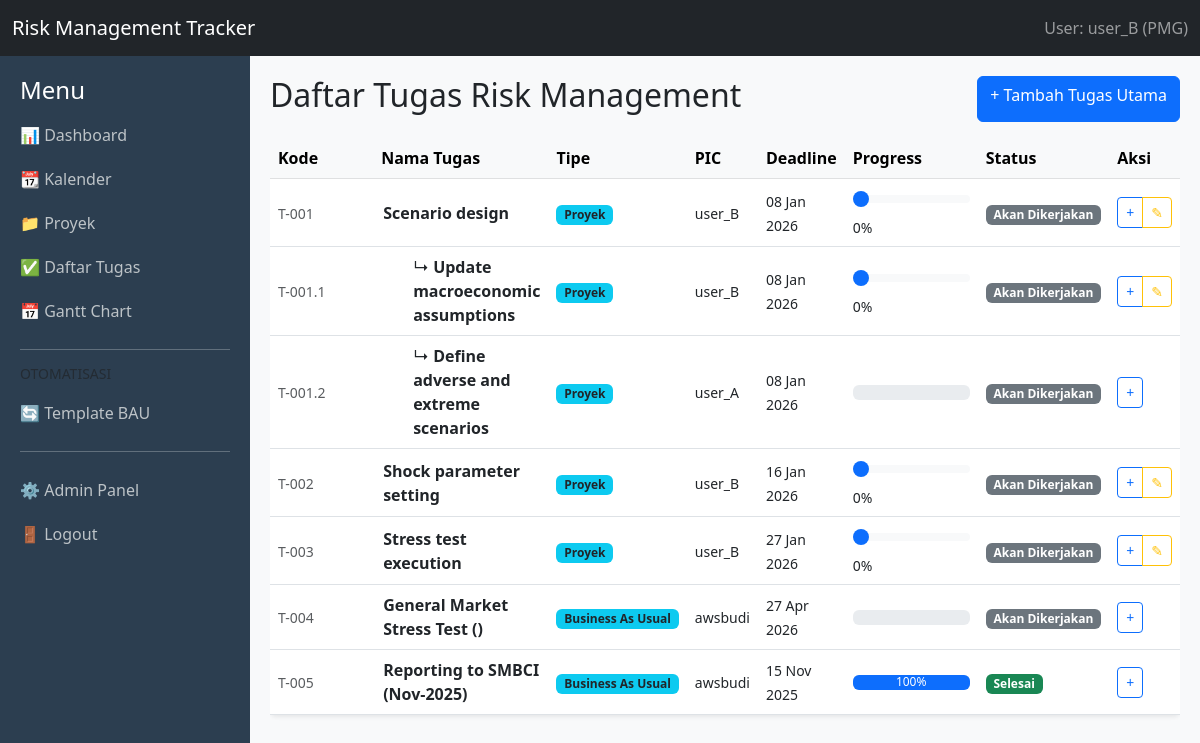
The app's page /tugas/ (signed in) with its own data.
### core/models.py (models this page shows, shortened)
class Tugas(models.Model):
    TIPE_CHOICES = [
        ('PROJECT', 'Proyek'),
        ('BAU', 'Business As Usual'),
        ('ADHOC', 'Adhoc'),
    ]
    STATUS_CHOICES = [
        ('TODO', 'Akan Dikerjakan'),
        ('IN_PROGRESS', 'Sedang Dikerjakan'),
        ('REVIEW', 'Dalam Review'),
        ('DONE', 'Selesai'),
        ('OVERDUE', 'Terlambat'),
    ]
    kode_tugas = models.CharField(max_length=50, unique=True, editable=False)
    nama_tugas = models.CharField(max_length=200)
    tipe_tugas = models.CharField(max_length=20, choices=TIPE_CHOICES, default='PROJECT')
    proyek = models.ForeignKey(Proyek, on_delete=models.CASCADE, null=True, blank=True, related_name='tasks')
    induk = models.ForeignKey('self', on_delete=models.CASCADE, null=True, blank=True, related_name='subtasks')
    tergantung_pada = models.ForeignKey('self', on_delete=models.SET_NULL, null=True, blank=True, related_name='dependents')
    tanggal_mulai = models.DateField()
    tenggat_waktu = models.DateField()
    ditugaskan_ke = models.ForeignKey(User, on_delete=models.SET_NULL, null=True, related_name='assigned_tasks')
    progress = models.IntegerField(default=0, help_text="Persentase 0-100")
    status = models.CharField(max_length=20, choices=STATUS_CHOICES, default='TODO')
    pemilik_grup = models.ForeignKey(Group, on_delete=models.CASCADE)
    class Meta:
        verbose_name = "Tugas"
        verbose_name_plural = "Tugas"

### core/views.py (the view)
# urls.py: path('tugas/', views.TugasListView.as_view(), name='tugas-list'),
class TugasListView(LoginRequiredMixin, GroupAccessMixin, ListView):
    model = Tugas
    template_name = 'core/tugas_list.html'
    context_object_name = 'tugas_list'
    def get_queryset(self):
        return super().get_queryset().order_by('kode_tugas')

### core/views.py (called while the page is built)
    def get_queryset(self):
        qs = super().get_queryset()
        user = self.request.user
        if user.is_superuser:
            return qs
        user_group = user.groups.first()
        if self.model == Tugas:
            return qs.filter(
                Q(pemilik_grup=user_group) |
                Q(ditugaskan_ke=user)
            ).distinct()
        return qs.filter(pemilik_grup=user_group)

### templates/core/tugas_list.html (shortened to what this page needs)
{% extends 'core/base.html' %}
{% block content %}
<div class="d-flex justify-content-between mb-3">
    <h2>Daftar Tugas Risk Management</h2>
    <a href="{% url 'tugas-create' %}" class="btn btn-primary">+ Tambah Tugas Utama</a>
</div>
<div class="table-responsive">
    <table class="table table-hover bg-white shadow-sm rounded align-middle">
        <thead class="table-light">
            <tr>
                <th style="width: 120px;">Kode</th>
                <th>Nama Tugas</th>
                <th>Tipe</th>
                <th>PIC</th>
                <th>Deadline</th>
                <th style="width: 150px;">Progress</th>
                <th>Status</th>
                <th>Aksi</th>
            </tr>
        </thead>
        <tbody>
            {% for tugas in tugas_list %}
            <tr>
                <td><small class="text-muted">{{ tugas.kode_tugas }}</small></td>
                <td style="padding-left: {% if tugas.induk %}40px{% else %}10px{% endif %}">
                    {% if tugas.induk %}↳{% endif %}
                    <a href="{% url 'tugas-update' tugas.pk %}" class="text-decoration-none text-dark fw-bold">
                        {{ tugas.nama_tugas }}
                    </a>
                </td>
                <td><span class="badge bg-info text-dark">{{ tugas.get_tipe_tugas_display }}</span></td>
                <td><small>{{ tugas.ditugaskan_ke.username|default:"-" }}</small></td>
                <td>
                    <small {% if tugas.status == 'OVERDUE' %}class="text-danger fw-bold"{% endif %}>
                        {{ tugas.tenggat_waktu|date:"d M Y" }}
                    </small>
                </td>
                <td>
                    {% if request.user == tugas.ditugaskan_ke or request.user.is_superuser or request.user.profile.role == 'ADMIN' or request.user.profile.role == 'LEADER' %}
                        <input type="range" class="form-range progress-slider"
                               data-id="{{ tugas.id }}"
                               min="0" max="100" step="10"
                               value="{{ tugas.progress }}"
                               title="Geser untuk update progress">
                        <div class="d-flex justify-content-between">
                            <small class="progress-val-{{ tugas.id }}">{{ tugas.progress }}%</small>
                        </div>
                    {% else %}
                        <div class="progress" style="height: 15px;">
                            <div class="progress-bar" style="width: {{ tugas.progress }}%">{{ tugas.progress }}%</div>
                        </div>
                    {% endif %}
                </td>
                <td id="status-text-{{ tugas.id }}">
                    {% if tugas.status == 'DONE' %}<span class="badge bg-success">Selesai</span>
                    {% elif tugas.status == 'OVERDUE' %}<span class="badge bg-danger">Telat</span>
                    {% elif tugas.status == 'IN_PROGRESS' %}<span class="badge bg-warning text-dark">Proses</span>
                    {% else %}<span class="badge bg-secondary">{{ tugas.get_status_display }}</span>{% endif %}
                </td>
                <td>
                    <div class="btn-group">
                        <a href="{% url 'tugas-create' %}?parent_id={{ tugas.id }}"
                           class="btn btn-sm btn-outline-primary"
                           title="Tambah Subtask di bawah ini">
                           +
                        </a>
                        {% if request.user.is_superuser or request.user.profile.role == 'ADMIN' or request.user.profile.role == 'LEADER' %}
                             <a href="{% url 'tugas-update' tugas.pk %}" class="btn btn-sm btn-outline-warning">✎</a>
                             {% if request.user.is_superuser or request.user.profile.role == 'ADMIN' %}
                                <a href="{% url 'tugas-delete' tugas.pk %}" class="btn btn-sm btn-outline-danger">🗑</a>
                             {% endif %}
                        {% elif request.user.profile.role == 'MEMBER' and tugas.ditugaskan_ke == request.user %}
                             <a href="{% url 'tugas-update' tugas.pk %}" class="btn btn-sm btn-outline-warning">✎</a>
                        {% endif %}
                    </div>
                </td>
            </tr>
            {% endfor %}
        </tbody>
    </table>
</div>
{% endblock %}

### templates/core/base.html (shortened to what this page needs)
<!DOCTYPE html>
<html lang="id">
<head>
    <link href="https://cdn.jsdelivr.net/npm/bootstrap@5.3.0/dist/css/bootstrap.min.css" rel="stylesheet">
    <link rel="stylesheet" href="https://cdnjs.cloudflare.com/ajax/libs/frappe-gantt/0.6.1/frappe-gantt.css">
</head>
<body>
    <nav class="navbar navbar-dark bg-dark">
        <div class="container-fluid">
            <a class="navbar-brand" href="#">Risk Management Tracker</a>
            <span class="navbar-text">
                User: {{ request.user.username }}
                {% if request.user.groups.first %}
                    ({{ request.user.groups.first.name }})
                {% else %}
                    (No Group)
                {% endif %}
            </span>
        </div>
    </nav>
    <div class="wrapper">
        <div class="sidebar">
            <h4>Menu</h4>
            <a href="{% url 'dashboard' %}">📊 Dashboard</a>
            <a href="{% url 'calendar-view' %}">📆 Kalender</a>
            <a href="{% url 'proyek-list' %}">📁 Proyek</a>
            <a href="{% url 'tugas-list' %}">✅ Daftar Tugas</a>
            <a href="{% url 'gantt-view' %}">📅 Gantt Chart</a>
            <hr>
            <h6 class="text-muted text-uppercase small">Otomatisasi</h6>
            <a href="{% url 'bau-list' %}">🔄 Template BAU</a>
            <hr>
            <a href="/admin/">⚙️ Admin Panel</a>
            <form action="{% url 'logout' %}" method="post">
                <button type="submit" class="logout-btn">🚪 Logout</button>
            </form>
        </div>
        <div class="content">
            {% block content %}{% endblock %}
        </div>
    </div>
</body>
</html>

### templates/core/base.html (style rules this page uses)
body { display: flex; min-height: 100vh; flex-direction: column; }
.wrapper { display: flex; flex: 1; }
.sidebar { min-width: 250px; background: #2c3e50; color: white; padding: 20px; }
.sidebar a { color: #bdc3c7; text-decoration: none; display: block; padding: 10px 0; }
.logout-btn { background: none; border: none; color: #bdc3c7; padding: 10px 0; width: 100%; text-align: left; }
.content { flex: 1; padding: 20px; background: #f8f9fa; }

### records on screen
Tugas: kode_tugas "T-001", nama_tugas "Scenario design", tipe_tugas "Proyek", ditugaskan_ke.username "user_B", tenggat_waktu "08 Jan 2026", progress "0", status "Akan Dikerjakan"
Tugas: kode_tugas "T-001.1", nama_tugas "Update macroeconomic assumptions", tipe_tugas "Proyek", ditugaskan_ke.username "user_B", tenggat_waktu "08 Jan 2026", progress "0", status "Akan Dikerjakan"
Tugas: kode_tugas "T-001.2", nama_tugas "Define adverse and extreme scenarios", tipe_tugas "Proyek", ditugaskan_ke.username "user_A", tenggat_waktu "08 Jan 2026", status "Akan Dikerjakan"
Tugas: kode_tugas "T-002", nama_tugas "Shock parameter setting", tipe_tugas "Proyek", ditugaskan_ke.username "user_B", tenggat_waktu "16 Jan 2026", progress "0", status "Akan Dikerjakan"
Tugas: kode_tugas "T-003", nama_tugas "Stress test execution", tipe_tugas "Proyek", ditugaskan_ke.username "user_B", tenggat_waktu "27 Jan 2026", progress "0", status "Akan Dikerjakan"
Tugas: kode_tugas "T-004", nama_tugas "General Market Stress Test ()", tipe_tugas "Business As Usual", ditugaskan_ke.username "awsbudi", tenggat_waktu "27 Apr 2026", status "Akan Dikerjakan"
Tugas: kode_tugas "T-005", nama_tugas "Reporting to SMBCI (Nov-2025)", tipe_tugas "Business As Usual", ditugaskan_ke.username "awsbudi", tenggat_waktu "15 Nov 2025", progress "100", status "Selesai"

### other values on screen
{{ request.user.username }} "user_B"
{{ request.user.groups.first.name }} "PMG"
